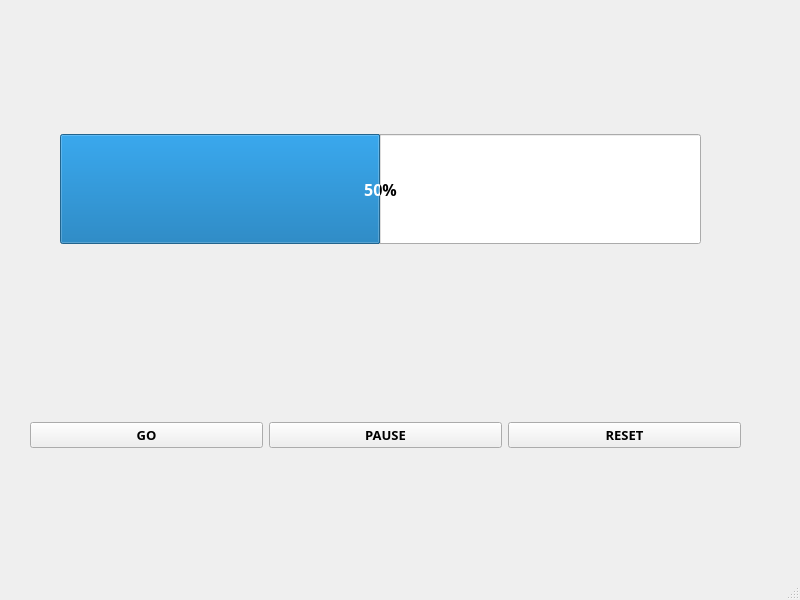
<?xml version="1.0" encoding="UTF-8"?>
<ui version="4.0">
 <class>MainWindow</class>
 <widget class="QMainWindow" name="MainWindow">
  <property name="geometry">
   <rect>
    <x>0</x>
    <y>0</y>
    <width>800</width>
    <height>600</height>
   </rect>
  </property>
  <property name="windowTitle">
   <string>MainWindow</string>
  </property>
  <widget class="QWidget" name="centralwidget">
   <widget class="QWidget" name="horizontalLayoutWidget">
    <property name="geometry">
     <rect>
      <x>30</x>
      <y>320</y>
      <width>711</width>
      <height>231</height>
     </rect>
    </property>
    <layout class="QHBoxLayout" name="horizontalLayout">
     <item>
      <widget class="QPushButton" name="goBtn">
       <property name="enabled">
        <bool>true</bool>
       </property>
       <property name="font">
        <font>
         <family>나눔고딕</family>
         <pointsize>10</pointsize>
         <weight>75</weight>
         <bold>true</bold>
        </font>
       </property>
       <property name="text">
        <string>GO</string>
       </property>
      </widget>
     </item>
     <item>
      <widget class="QPushButton" name="pauseBtn">
       <property name="font">
        <font>
         <family>나눔고딕</family>
         <pointsize>10</pointsize>
         <weight>75</weight>
         <bold>true</bold>
        </font>
       </property>
       <property name="text">
        <string>PAUSE</string>
       </property>
      </widget>
     </item>
     <item>
      <widget class="QPushButton" name="resetBtn">
       <property name="font">
        <font>
         <family>나눔고딕</family>
         <pointsize>10</pointsize>
         <weight>75</weight>
         <bold>true</bold>
        </font>
       </property>
       <property name="text">
        <string>RESET</string>
       </property>
      </widget>
     </item>
    </layout>
   </widget>
   <widget class="QProgressBar" name="progressBar">
    <property name="geometry">
     <rect>
      <x>60</x>
      <y>134</y>
      <width>641</width>
      <height>110</height>
     </rect>
    </property>
    <property name="font">
     <font>
      <family>나눔고딕</family>
      <pointsize>12</pointsize>
      <weight>75</weight>
      <bold>true</bold>
     </font>
    </property>
    <property name="value">
     <number>50</number>
    </property>
   </widget>
  </widget>
  <widget class="QMenuBar" name="menubar">
   <property name="geometry">
    <rect>
     <x>0</x>
     <y>0</y>
     <width>800</width>
     <height>21</height>
    </rect>
   </property>
  </widget>
  <widget class="QStatusBar" name="statusbar"/>
 </widget>
 <resources/>
 <connections>
  <connection>
   <sender>goBtn</sender>
   <signal>clicked()</signal>
   <receiver>MainWindow</receiver>
   <slot>goClick()</slot>
   <hints>
    <hint type="sourcelabel">
     <x>115</x>
     <y>457</y>
    </hint>
    <hint type="destinationlabel">
     <x>114</x>
     <y>540</y>
    </hint>
   </hints>
  </connection>
  <connection>
   <sender>pauseBtn</sender>
   <signal>clicked()</signal>
   <receiver>MainWindow</receiver>
   <slot>pauseClick()</slot>
   <hints>
    <hint type="sourcelabel">
     <x>383</x>
     <y>464</y>
    </hint>
    <hint type="destinationlabel">
     <x>339</x>
     <y>548</y>
    </hint>
   </hints>
  </connection>
  <connection>
   <sender>resetBtn</sender>
   <signal>clicked()</signal>
   <receiver>MainWindow</receiver>
   <slot>resetClick()</slot>
   <hints>
    <hint type="sourcelabel">
     <x>606</x>
     <y>460</y>
    </hint>
    <hint type="destinationlabel">
     <x>568</x>
     <y>541</y>
    </hint>
   </hints>
  </connection>
 </connections>
 <slots>
  <slot>goClick()</slot>
  <slot>pauseClick()</slot>
  <slot>resetClick()</slot>
 </slots>
</ui>
